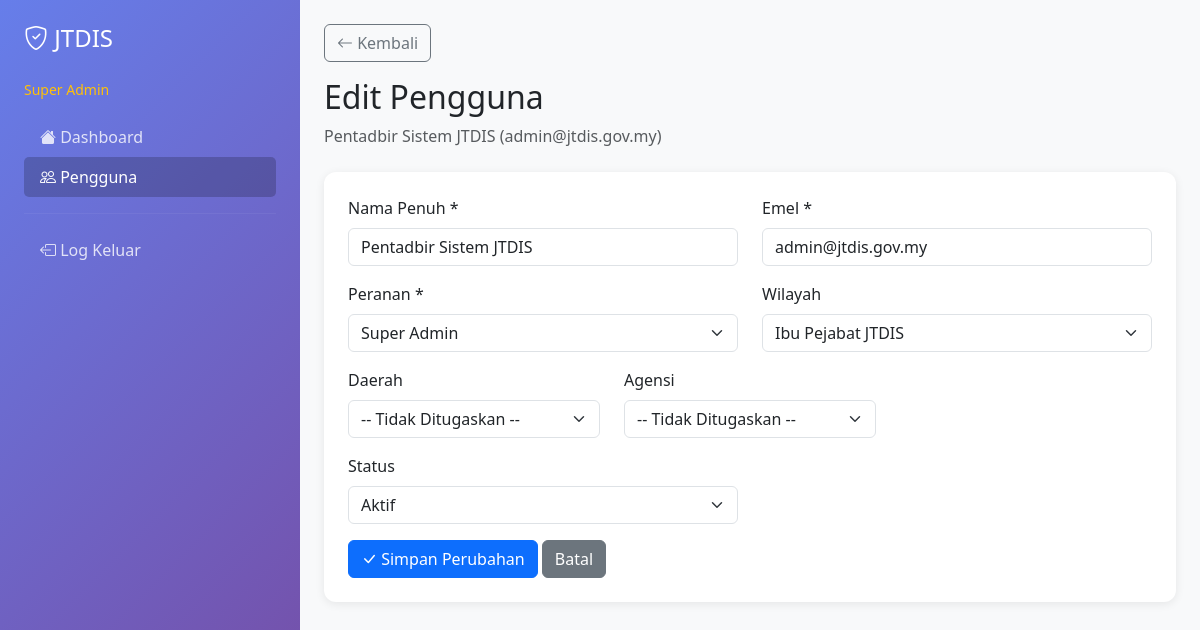
Page /pages/superadmin/pengguna/edit.php?id=1 (signed in) on the committed database.
### tables this page shows
CREATE TABLE `pengguna` (
  `pengguna_id` int(11) NOT NULL,
  `nama_penuh` varchar(150) NOT NULL,
  `emel` varchar(150) NOT NULL,
  `kata_laluan_hash` varchar(255) NOT NULL,
  `peranan_id` int(11) NOT NULL,
  `wilayah_id` int(11) DEFAULT NULL,
  `daerah_id` int(11) DEFAULT NULL,
  `agensi_id` int(11) DEFAULT NULL,
  `status_pengguna_id` tinyint(4) NOT NULL DEFAULT 1,
  `tarikh_daftar` datetime NOT NULL DEFAULT current_timestamp(),
  `tarikh_kemaskini` datetime DEFAULT NULL ON UPDATE current_timestamp()
);

CREATE TABLE `peranan` (
  `peranan_id` int(11) NOT NULL,
  `nama_peranan` varchar(50) NOT NULL,
  `tahap_hierarki` tinyint(4) NOT NULL,
  `keterangan` text DEFAULT NULL
);

CREATE TABLE `wilayah` (
  `wilayah_id` int(11) NOT NULL,
  `nama_wilayah` varchar(100) NOT NULL,
  `jenis` enum('ibu_pejabat','wilayah') NOT NULL,
  `kod_wilayah` varchar(20) DEFAULT NULL
);

CREATE TABLE `status_pengguna` (
  `status_pengguna_id` tinyint(4) NOT NULL,
  `status` varchar(20) NOT NULL
);

### includes/functions.php (called while the page is built, shortened)
<?php
function escapeOutput($text) {
    return htmlspecialchars($text, ENT_QUOTES, 'UTF-8');
}
?>

### pages/superadmin/pengguna/edit.php (the view, shortened to what this page needs)
<?php
require_once '../../../includes/functions.php';
$user_id = (int) ($_GET['id'] ?? 0);
$user_query = "SELECT * FROM pengguna WHERE pengguna_id = ?";
$user_stmt = mysqli_prepare($conn, $user_query);
mysqli_stmt_bind_param($user_stmt, 'i', $user_id);
mysqli_stmt_execute($user_stmt);
$user_result = mysqli_stmt_get_result($user_stmt);
$user = mysqli_fetch_assoc($user_result);
$roles = mysqli_fetch_all(mysqli_query($conn, "SELECT * FROM peranan ORDER BY tahap_hierarki ASC"), MYSQLI_ASSOC);
$wilayah_list = mysqli_fetch_all(mysqli_query($conn, "SELECT * FROM wilayah ORDER BY nama_wilayah ASC"), MYSQLI_ASSOC);
$status_list = mysqli_fetch_all(mysqli_query($conn, "SELECT * FROM status_pengguna ORDER BY status_pengguna_id ASC"), MYSQLI_ASSOC);
?>
<!DOCTYPE html>
<html lang="ms">
<head>
    <link href="https://cdn.jsdelivr.net/npm/bootstrap@5.3.0/dist/css/bootstrap.min.css" rel="stylesheet">
    <link rel="stylesheet" href="https://cdn.jsdelivr.net/npm/bootstrap-icons@1.10.0/font/bootstrap-icons.css">
</head>
<body>
<div class="container-fluid">
    <div class="row">
        <div class="col-md-3 sidebar p-4">
            <h4 class="mb-4"><i class="bi bi-shield-check"></i> JTDIS</h4>
            <p class="text-warning mb-3"><small>Super Admin</small></p>
            <nav class="nav flex-column">
                <a class="nav-link" href="../dashboard.php"><i class="bi bi-house-fill"></i> Dashboard</a>
                <a class="nav-link active" href="index.php"><i class="bi bi-people"></i> Pengguna</a>
                <hr style="border-color: rgba(255,255,255,0.2);">
                <a class="nav-link" href="../../logout.php"><i class="bi bi-box-arrow-left"></i> Log Keluar</a>
            </nav>
        </div>
        <div class="col-md-9 p-4">
            <div class="mb-4">
                <a href="index.php" class="btn btn-outline-secondary mb-3"><i class="bi bi-arrow-left"></i> Kembali</a>
                <h2>Edit Pengguna</h2>
                <p class="text-muted mb-0"><?php echo escapeOutput($user['nama_penuh']); ?> (<?php echo escapeOutput($user['emel']); ?>)</p>
            </div>
            <div class="card">
                <div class="card-body p-4">
                    <form method="POST">
                        <div class="row">
                            <div class="col-md-6 mb-3">
                                <label class="form-label">Nama Penuh *</label>
                                <input type="text" name="nama_penuh" class="form-control" value="<?php echo escapeOutput($user['nama_penuh']); ?>" required>
                            </div>
                            <div class="col-md-6 mb-3">
                                <label class="form-label">Emel *</label>
                                <input type="email" name="emel" class="form-control" value="<?php echo escapeOutput($user['emel']); ?>" required>
                            </div>
                        </div>
                        <div class="row">
                            <div class="col-md-6 mb-3">
                                <label class="form-label">Peranan *</label>
                                <select name="peranan_id" class="form-select" required>
                                    <?php foreach ($roles as $role): ?>
                                        <option value="<?php echo (int) $role['peranan_id']; ?>" <?php echo ((int) $user['peranan_id'] === (int) $role['peranan_id']) ? 'selected' : ''; ?>><?php echo escapeOutput($role['nama_peranan']); ?></option>
                                    <?php endforeach; ?>
                                </select>
                            </div>
                            <div class="col-md-6 mb-3">
                                <label class="form-label">Wilayah</label>
                                <select name="wilayah_id" class="form-select">
                                    <?php foreach ($wilayah_list as $w): ?>
                                        <option value="<?php echo (int) $w['wilayah_id']; ?>" <?php echo ((int) ($user['wilayah_id'] ?? 0) === (int) $w['wilayah_id']) ? 'selected' : ''; ?>><?php echo escapeOutput($w['nama_wilayah']); ?></option>
                                    <?php endforeach; ?>
                                </select>
                            </div>
                        </div>
                        <div class="row">
                            <div class="col-md-4 mb-3">
                                <label class="form-label">Daerah</label>
                                <select name="daerah_id" class="form-select">
                                    <option value="0">-- Tidak Ditugaskan --</option>
                                </select>
                            </div>
                            <div class="col-md-4 mb-3">
                                <label class="form-label">Agensi</label>
                                <select name="agensi_id" class="form-select">
                                    <option value="0">-- Tidak Ditugaskan --</option>
                                </select>
                            </div>
                        </div>
                        <div class="row">
                            <div class="col-md-6 mb-3">
                                <label class="form-label">Status</label>
                                <select name="status_pengguna_id" class="form-select">
                                    <?php foreach ($status_list as $status): ?>
                                        <option value="<?php echo (int) $status['status_pengguna_id']; ?>" <?php echo ((int) $user['status_pengguna_id'] === (int) $status['status_pengguna_id']) ? 'selected' : ''; ?>><?php echo escapeOutput($status['status']); ?></option>
                                    <?php endforeach; ?>
                                </select>
                            </div>
                        </div>
                        <button type="submit" class="btn btn-primary"><i class="bi bi-check-lg"></i> Simpan Perubahan</button>
                        <a href="index.php" class="btn btn-secondary">Batal</a>
                    </form>
                </div>
            </div>
        </div>
    </div>
</div>
</body>
</html>

### pages/superadmin/pengguna/edit.php (style rules this page uses)
body { background-color: #f8f9fa; }
.sidebar { background: linear-gradient(135deg, #667eea 0%, #764ba2 100%); min-height: 100vh; color: white; }
.nav-link { color: rgba(255,255,255,0.8); }
.nav-link:hover, .nav-link.active { color: white; background: rgba(0,0,0,0.2); border-radius: 5px; }
.card { border: none; border-radius: 12px; box-shadow: 0 2px 10px rgba(0,0,0,0.08); }

### rows in the picture
pengguna: nama_penuh "Pentadbir Sistem JTDIS", emel "admin@jtdis.gov.my", peranan_id "Super Admin", wilayah_id "Ibu Pejabat JTDIS", status_pengguna_id "Aktif"
